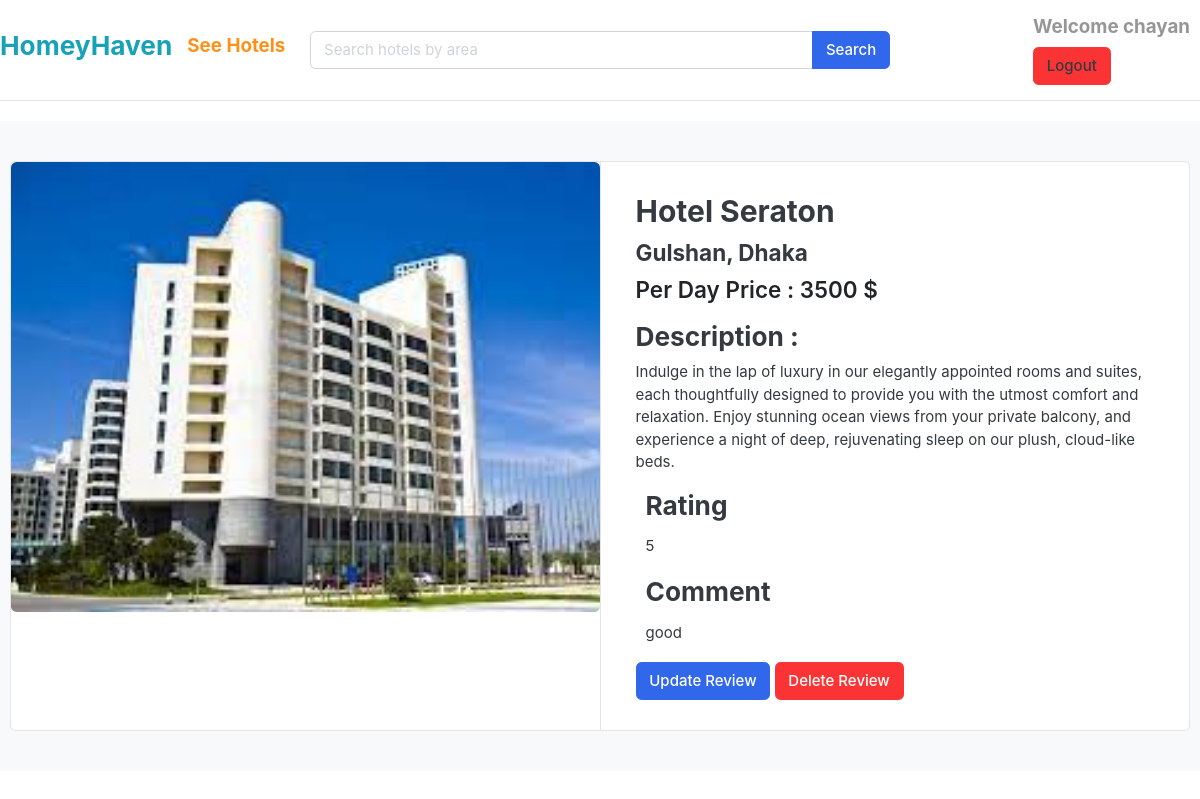
Page /hotel/hotel-seraton/2/ (signed in) on the committed database.
### hotels/models.py (models this page shows, shortened)
class Hotel(models.Model):
    hotel_name = models.CharField(max_length=300)
    slug = models.SlugField(max_length=300, unique=True)
    address = models.CharField(max_length=300)
    description = models.TextField()
    hotel_image = models.ImageField(upload_to='photos/hotels', blank=True)
    price = models.IntegerField()

class Review(models.Model):
    hotel = models.ForeignKey(Hotel, on_delete=models.CASCADE)
    user = models.ForeignKey(User, on_delete=models.CASCADE)
    rating = models.IntegerField()
    comment = models.TextField()

### hotels/views.py (the view)
# urls.py: path('<slug:hotel_slug>/<int:hotel_id>/', views.hotel_detail, name='hotel_details'),
def  hotel_detail(request, hotel_slug, hotel_id):
    single_hotel = Hotel.objects.get(slug=hotel_slug, id=hotel_id)
    if request.user.is_authenticated:
        user_reviews = Review.objects.filter(hotel=single_hotel, user=request.user)
        has_reviewed = user_reviews.exists()
        if has_reviewed:
            review = Review.objects.get(hotel=single_hotel, user=request.user)
            return render(request, 'hotel_details.html', {'hotels' : single_hotel , 'review': review, 'has_reviewed': has_reviewed})
        return render(request, 'hotel_details.html', {'hotels' : single_hotel , 'has_reviewed': has_reviewed})
    return render(request, 'hotel_details.html', {'hotels' : single_hotel ,})

### hotels/templates/hotel_details.html (shortened to what this page needs)
{% extends "base.html" %}
{% block body %}
<section class="section-content padding-y bg">
    <div class="container">
        <div class="card">
            <div class="row no-gutters">
                <aside class="col-md-6">
                    <article class="gallery-wrap">
                        <div class="img-big-wrap">
                            <a href="#"><img src="{{hotels.hotel_image.url}}"></a>
                        </div>
                    </article>
                </aside>
                <main class="col-md-6 border-left">
                    <article class="content-body">
                        <h2 class="title">{{hotels.hotel_name}}</h2>
                        <h4> {{hotels.address}}</h4>
                        <div class="mb-3">
                            <var class="price h4"> Per Day Price : {{hotels.price}} $</var>
                        </div>
                        <h3> Description : </h3>
                        <p>{{hotels.description}}</p>
                        {% if request.user.is_authenticated %}
                        {% if has_reviewed %}
                                    <div class="col form-group">
                                        <label for=""> <h3>Rating</h3>  </label>
                                        <br>
                                        {{review.rating}}
                                    </div>
                                    <div class="col form-group">
                                        <label for=""> <h3> Comment </h3> </label>
                                        {{review.comment}}
                                    </div>
                                    <a href="{% url 'update_rating' hotels.id %}" > <button class="btn btn-primary">Update Review</button></a>
                                    <a href="{% url 'delete_rating' review.id %}" > <button class="btn btn-danger">Delete Review</button></a>
                            {% else %}
                                <a href="{% url 'rating' hotels.id %}"  <button class="btn btn-primary">Give Review</button></a>
                            {% endif %}
                        {% else %}
                                <a href="" > <button class="btn btn-primary" disabled>Give Review</button></a>
                        {% endif %}
            </div>
        </div>
    </div>
    {% endblock body %}

### templates/base.html (shortened to what this page needs)
<!DOCTYPE HTML>
{% load static %}
<html lang="en">
<head>
<link href="{% static 'css/bootstrap.css' %}" rel="stylesheet" type="text/css"/>
<link href="{% static 'fonts/fontawesome/css/all.min.css' %}" type="text/css" rel="stylesheet">
<link href="{% static 'css/ui.css' %}" rel="stylesheet" type="text/css"/>
</head>
<body>
  <header class="section-header">
    <section class="header-main border-bottom">
      <div class="container">
        <div class="row align-items-center">
          <div >
            <a href="{% url 'home' %}" class="brand-wrap">
              <h3 class="text-info">HomeyHaven</h3>
            </a>
          </div>
            <a href="{% url 'hotels' %}" class="p-3">
              <h5 class="text-warning">See Hotels</h5>
            </a>
            <div class="col-lg  col-md-6 col-sm-12 col">
              <form action="{% url 'search' %}" method='GET' class="search">
                <div class="input-group w-100">
                    <input type="text" class="form-control" placeholder="Search hotels by area" style="width:60%;" name="search" value="{{ request.GET.search }}">
                    <div class="input-group-append">
                      <button class="btn btn-primary" type="submit">
                        Search
                      </button>
                    </div>
                  </div>
              </form>
            </div>
          <div class="col-lg-3 col-sm-6 col-8 order-2 order-lg-3">
            <div class="d-flex justify-content-end mb-3 mb-lg-0">
              {% if request.user.is_authenticated %}
                  <div class="widget-header">
                    <h5 class="title text-muted">Welcome {{request.user.username}}</h5>
                    <div>
                      <button class="btn btn-danger"> <a href="{% url 'logout' %}">Logout</a>  </button>
                    </div>
                  </div>
                  {% endif %}
                </div>
              </div>
            </div>
          </div>
    </section>
  </header>
  <div style="padding-bottom: 20px;">
  </div>
  {% block body %}
  {% endblock body %}
</body>
</html>

### static/css/ui.css (style rules this page uses)
html { font-family: "Inter", sans-serif; font-size: 15px; }
.content-body { flex: 1 1 auto; padding: 2rem 2.3rem; }
.padding-y { padding-top: 40px; padding-bottom: 40px; }
var { font-style: normal; }
article:after, .form-group:after { display: block; clear: both; content: ""; }
.bg { background-color: #f8f9fa; }
.header-main { position: relative; padding-top: 1rem; padding-bottom: 1rem; }
.widget-header { display: inline-block; vertical-align: middle; position: relative; }
.widget-header a { color: #343a40; }
.widget-header .title { display: block; }
.price { font-weight: 600; color: #212529; }
.gallery-wrap .img-big-wrap { margin-bottom: 10px; border-radius: 0.37rem; overflow: hidden; background-color: #fff; }
.gallery-wrap .img-big-wrap a { text-align: center; display: block; }
.gallery-wrap .img-big-wrap img { height: 450px; width: auto; display: inline-block; }

### rows in the picture
Hotel: hotel_image (picture), hotel_name "Hotel Seraton", address "Gulshan, Dhaka", price "3500", description "Indulge in the lap of luxury in our elegantly appointed rooms and suites, each thoughtfully designed to provide you with the utmost comfort and relaxation. Enjoy stunning ocean views from your private balcony, and experience a night of deep, rejuvenating sleep on our plush, cloud-like beds."
Review: rating "5", comment "good"

### other values in the picture
{{ request.user.username }} "chayan"
